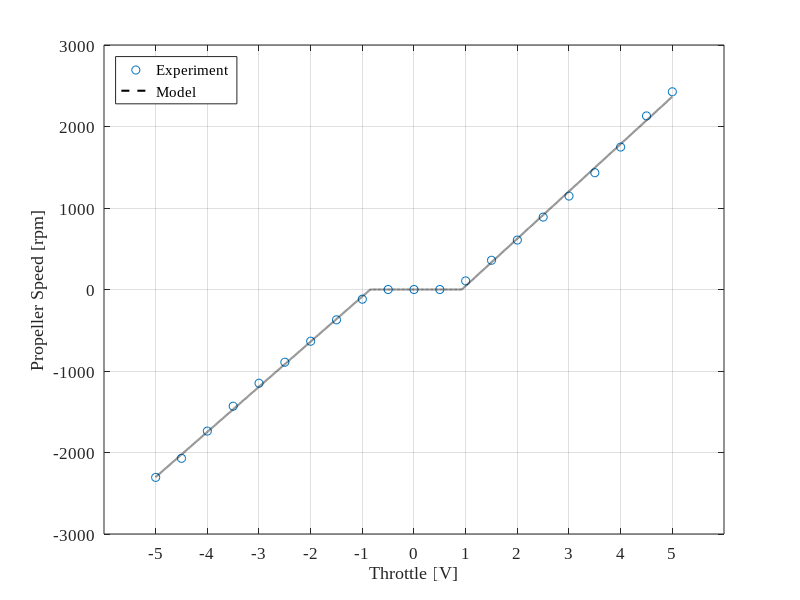

Reproduce this figure in MATLAB.
clear; close all;
u_d = -5:.5:5;
rpm_d = [-2305.4357 -2071.495 -1737.294 -1431.7388 -1150.0551 -892.2429 -634.4307 -371.8442 -118.8063 0 0 0 105.5858 358.6237 606.8873 888.571 1146.3832 1432.8412 1747.945 2129.889 2425.8956];

u_c = -5:.001:5;
rpm_c = [554.02*u_c(u_c<=(-468.7/553.02))+468.7,0*u_c(u_c>(-468.7/553.02) & u_c<(537.41/580.71)),580.71*u_c(u_c>=(537.41/580.71))-537.41];

font = 12;
figure
plot(u_d,rpm_d,'o',u_c,rpm_c,'--k','LineWidth',1.5)
xlabel('Throttle [V]','FontSize',font,'FontName','Times New Roman')
xticks(-5:5)
ylabel('Propeller Speed [rpm]','FontSize',font,'FontName','Times New Roman')
legend({'Experiment','Model'},'FontSize',font,'FontName','Times New Roman','Location','Northwest')
set(gca,'FontSize',font,'FontName','Times New Roman')
grid
